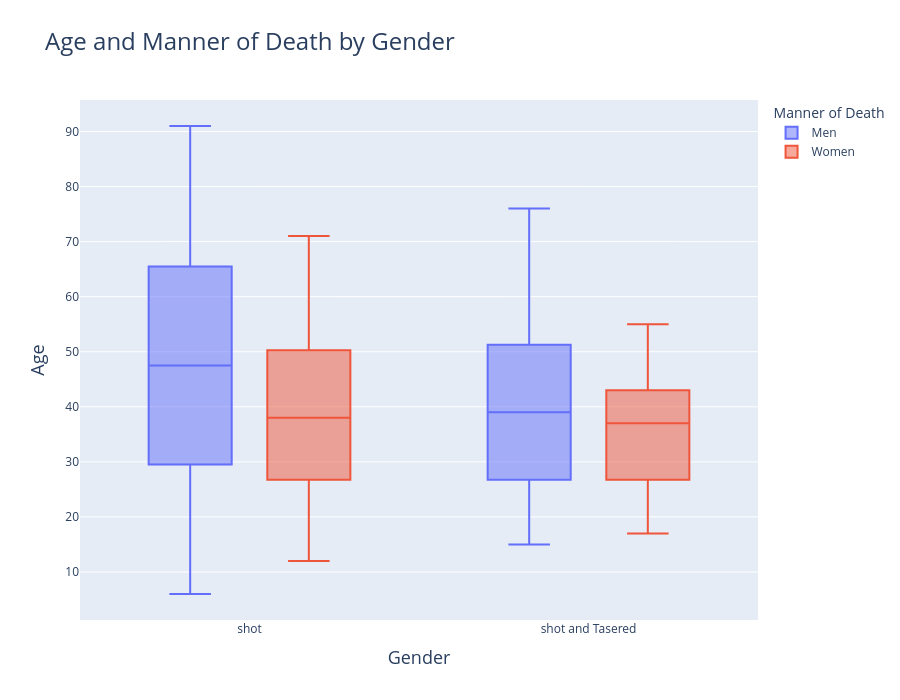

Notebook code cell kept with this figure:
### Code cell
fig = px.box(
    data_frame=df_fatalities[df_fatalities.age > 0].groupby(["manner_of_death", "age", "gender"], as_index=False).size(),
    y="age",
    x="manner_of_death",
    color="gender",
    title="Age and Manner of Death by Gender",
    height=700
)
fig.update_layout(
    title_font_size=24,
    xaxis_title = "Gender",
    xaxis_title_font_size = 18,
    yaxis_title = "Age",
    yaxis_title_font_size = 18,
    legend=dict(title_text="Manner of Death"),
)
fig.show()

### Figure 1 — Plotly figure (JSON) as saved in the notebook; plotly's stock layout.template omitted (floating-point values rounded to 4 significant figures)
{"data": [{"alignmentgroup": "True", "hovertemplate": "gender=Men<br>manner_of_death=%{x}<br>age=%{y}<extra></extra>", "legendgroup": "Men", "marker": {"color": "#636efa"}, "name": "Men", "notched": false, "offsetgroup": "Men", "orientation": "v", "showlegend": true, "type": "box", "x": ["shot", "shot", "shot", "shot", "shot", "shot", "shot", "shot", "shot", "shot", "shot", "shot", "shot", "shot", "shot", "shot", "shot", "shot", "shot", "shot", "shot", "shot", "shot", "shot", "shot", "shot", "shot", "shot", "shot", "shot", "shot", "shot", "shot", "shot", "shot", "shot", "shot", "shot", "shot", "shot", "shot", "shot", "shot", "shot", "shot", "shot", "shot", "shot", "shot", "shot", "shot", "shot", "shot", "shot", "shot", "shot", "shot", "shot", "shot", "shot", "shot", "shot", "shot", "shot", "shot", "shot", "shot", "shot", "shot", "shot", "shot", "shot", "shot and Tasered", "shot and Tasered", "shot and Tasered", "shot and Tasered", "shot and Tasered", "shot and Tasered", "shot and Tasered", "shot and Tasered", "shot and Tasered", "shot and Tasered", "shot and Tasered", "shot and Tasered", "shot and Tasered", "shot and Tasered", "shot and Tasered", "shot and Tasered", "shot and Tasered", "shot and Tasered", "shot and Tasered", "shot and Tasered", "shot and Tasered", "shot and Tasered", "shot and Tasered", "shot and Tasered", "shot and Tasered", "shot and Tasered", "shot and Tasered", "shot and Tasered", "shot and Tasered", "shot and Tasered", "shot and Tasered", "shot and Tasered", "shot and Tasered", "shot and Tasered", "shot and Tasered", "shot and Tasered", "shot and Tasered", "shot and Tasered", "shot and Tasered", "shot and Tasered", "shot and Tasered", "shot and Tasered", "shot and Tasered", "shot and Tasered", "shot and Tasered", "shot and Tasered", "shot and Tasered", "shot and Tasered", "shot and Tasered"], "x0": " ", "xaxis": "x", "y": [6.0, 13.0, 14.0, 15.0, 16.0, 17.0, 18.0, 19.0, 20.0, 21.0, 22.0, 23.0, 24.0, 25.0, 26.0, 27.0, 28.0, 29.0, 30.0, 31.0, 32.0, 33.0, 34.0, 35.0, 36.0, 37.0, 38.0, 39.0, 40.0, 41.0, 42.0, 43.0, 44.0, 45.0, 46.0, 47.0, 48.0, 49.0, 50.0, 51.0, 52.0, 53.0, 54.0, 55.0, 56.0, 57.0, 58.0, 59.0, 60.0, 61.0, 62.0, 63.0, 64.0, 65.0, 66.0, 67.0, 68.0, 69.0, 70.0, 71.0, 72.0, 73.0, 74.0, 75.0, 76.0, 77.0, 79.0, 80.0, 82.0, 83.0, 86.0, 91.0, 15.0, 16.0, 17.0, 18.0, 19.0, 20.0, 21.0, 22.0, 23.0, 24.0, 25.0, 26.0, 27.0, 28.0, 29.0, 30.0, 31.0, 32.0, 33.0, 34.0, 35.0, 36.0, 37.0, 38.0, 39.0, 40.0, 41.0, 42.0, 43.0, 44.0, 45.0, 46.0, 47.0, 48.0, 49.0, 50.0, 51.0, 52.0, 53.0, 54.0, 55.0, 56.0, 57.0, 58.0, 60.0, 63.0, 67.0, 70.0, 76.0], "y0": " ", "yaxis": "y"}, {"alignmentgroup": "True", "hovertemplate": "gender=Women<br>manner_of_death=%{x}<br>age=%{y}<extra></extra>", "legendgroup": "Women", "marker": {"color": "#EF553B"}, "name": "Women", "notched": false, "offsetgroup": "Women", "orientation": "v", "showlegend": true, "type": "box", "x": ["shot", "shot", "shot", "shot", "shot", "shot", "shot", "shot", "shot", "shot", "shot", "shot", "shot", "shot", "shot", "shot", "shot", "shot", "shot", "shot", "shot", "shot", "shot", "shot", "shot", "shot", "shot", "shot", "shot", "shot", "shot", "shot", "shot", "shot", "shot", "shot", "shot", "shot", "shot", "shot", "shot", "shot", "shot", "shot", "shot", "shot and Tasered", "shot and Tasered", "shot and Tasered", "shot and Tasered", "shot and Tasered"], "x0": " ", "xaxis": "x", "y": [12.0, 16.0, 17.0, 18.0, 20.0, 21.0, 22.0, 23.0, 24.0, 25.0, 26.0, 27.0, 28.0, 29.0, 30.0, 31.0, 32.0, 33.0, 34.0, 35.0, 36.0, 37.0, 38.0, 39.0, 40.0, 41.0, 42.0, 43.0, 44.0, 45.0, 46.0, 48.0, 49.0, 50.0, 51.0, 53.0, 54.0, 55.0, 56.0, 59.0, 60.0, 61.0, 62.0, 66.0, 71.0, 17.0, 30.0, 37.0, 39.0, 55.0], "y0": " ", "yaxis": "y"}], "layout": {"boxmode": "group", "height": 700, "legend": {"title": {"text": "Manner of Death"}, "tracegroupgap": 0}, "title": {"font": {"size": 24}, "text": "Age and Manner of Death by Gender"}, "xaxis": {"anchor": "y", "domain": [0, 1], "title": {"font": {"size": 18}, "text": "Gender"}}, "yaxis": {"anchor": "x", "domain": [0, 1], "title": {"font": {"size": 18}, "text": "Age"}}}}
